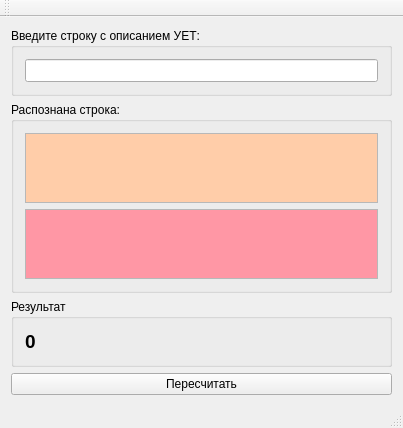
<?xml version="1.0" encoding="UTF-8"?>
<ui version="4.0">
 <class>MainWindow</class>
 <widget class="QMainWindow" name="MainWindow">
  <property name="geometry">
   <rect>
    <x>0</x>
    <y>0</y>
    <width>403</width>
    <height>347</height>
   </rect>
  </property>
  <property name="windowTitle">
   <string>MainWindow</string>
  </property>
  <widget class="QWidget" name="centralWidget">
   <layout class="QVBoxLayout" name="verticalLayout_3">
    <item>
     <widget class="QGroupBox" name="groupBox">
      <property name="title">
       <string>Введите строку с описанием УЕТ:</string>
      </property>
      <layout class="QVBoxLayout" name="verticalLayout">
       <item>
        <widget class="QLineEdit" name="le_input">
         <property name="font">
          <font>
           <pointsize>10</pointsize>
          </font>
         </property>
        </widget>
       </item>
      </layout>
     </widget>
    </item>
    <item>
     <widget class="QGroupBox" name="groupBox_2">
      <property name="title">
       <string>Распознана строка:</string>
      </property>
      <layout class="QVBoxLayout" name="verticalLayout_2">
       <item>
        <widget class="QTextEdit" name="lbl_answer">
         <property name="enabled">
          <bool>true</bool>
         </property>
         <property name="palette">
          <palette>
           <active>
            <colorrole role="Base">
             <brush brushstyle="SolidPattern">
              <color alpha="255">
               <red>255</red>
               <green>205</green>
               <blue>169</blue>
              </color>
             </brush>
            </colorrole>
           </active>
           <inactive>
            <colorrole role="Base">
             <brush brushstyle="SolidPattern">
              <color alpha="255">
               <red>255</red>
               <green>205</green>
               <blue>169</blue>
              </color>
             </brush>
            </colorrole>
           </inactive>
           <disabled>
            <colorrole role="Base">
             <brush brushstyle="SolidPattern">
              <color alpha="255">
               <red>240</red>
               <green>240</green>
               <blue>240</blue>
              </color>
             </brush>
            </colorrole>
           </disabled>
          </palette>
         </property>
         <property name="font">
          <font>
           <family>Courier</family>
           <pointsize>12</pointsize>
           <weight>75</weight>
           <bold>true</bold>
          </font>
         </property>
         <property name="focusPolicy">
          <enum>Qt::NoFocus</enum>
         </property>
         <property name="readOnly">
          <bool>true</bool>
         </property>
        </widget>
       </item>
       <item>
        <widget class="QTextEdit" name="te_unknown_values">
         <property name="enabled">
          <bool>true</bool>
         </property>
         <property name="palette">
          <palette>
           <active>
            <colorrole role="Base">
             <brush brushstyle="SolidPattern">
              <color alpha="255">
               <red>255</red>
               <green>151</green>
               <blue>165</blue>
              </color>
             </brush>
            </colorrole>
           </active>
           <inactive>
            <colorrole role="Base">
             <brush brushstyle="SolidPattern">
              <color alpha="255">
               <red>255</red>
               <green>151</green>
               <blue>165</blue>
              </color>
             </brush>
            </colorrole>
           </inactive>
           <disabled>
            <colorrole role="Base">
             <brush brushstyle="SolidPattern">
              <color alpha="255">
               <red>240</red>
               <green>240</green>
               <blue>240</blue>
              </color>
             </brush>
            </colorrole>
           </disabled>
          </palette>
         </property>
         <property name="font">
          <font>
           <family>Courier</family>
           <pointsize>12</pointsize>
          </font>
         </property>
         <property name="focusPolicy">
          <enum>Qt::NoFocus</enum>
         </property>
         <property name="readOnly">
          <bool>true</bool>
         </property>
        </widget>
       </item>
      </layout>
     </widget>
    </item>
    <item>
     <widget class="QGroupBox" name="groupBox_3">
      <property name="title">
       <string>Результат</string>
      </property>
      <layout class="QHBoxLayout" name="horizontalLayout">
       <item>
        <widget class="QLabel" name="lbl_lastSum">
         <property name="font">
          <font>
           <pointsize>14</pointsize>
           <weight>75</weight>
           <bold>true</bold>
          </font>
         </property>
         <property name="text">
          <string>0</string>
         </property>
        </widget>
       </item>
      </layout>
     </widget>
    </item>
    <item>
     <widget class="QPushButton" name="pb_Calc">
      <property name="text">
       <string>Пересчитать</string>
      </property>
     </widget>
    </item>
   </layout>
  </widget>
  <widget class="QMenuBar" name="menuBar">
   <property name="geometry">
    <rect>
     <x>0</x>
     <y>0</y>
     <width>403</width>
     <height>21</height>
    </rect>
   </property>
  </widget>
  <widget class="QToolBar" name="mainToolBar">
   <attribute name="toolBarArea">
    <enum>TopToolBarArea</enum>
   </attribute>
   <attribute name="toolBarBreak">
    <bool>false</bool>
   </attribute>
  </widget>
  <widget class="QStatusBar" name="statusBar"/>
 </widget>
 <layoutdefault spacing="6" margin="11"/>
 <resources/>
 <connections/>
</ui>
